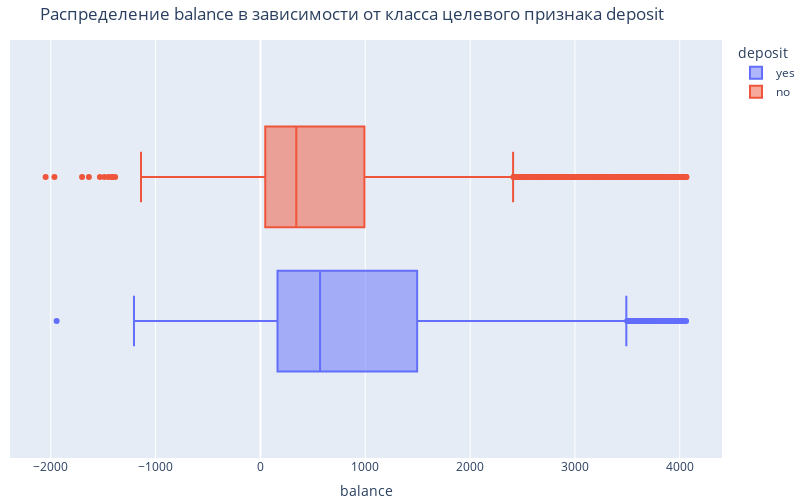

This figure's notebook cell:
### Code cell
fig = px.box(
  data_frame=df,
  x='balance',
  color='deposit',
  height=500,
  width=800,
  title='Распределение balance в зависимости от класса целевого признака deposit')

fig.update_layout(margin=dict(l=10, r=10, t=40, b=0))
fig.show()

### Figure 1 — Plotly figure (JSON) as saved in the notebook; plotly's stock layout.template omitted (floating-point values rounded to 4 significant figures; data arrays with more than 128 entries replaced by an {"elided": "..."} marker saying what was removed)
{"data": [{"alignmentgroup": "True", "hovertemplate": "deposit=yes<br>balance=%{x}<extra></extra>", "legendgroup": "yes", "marker": {"color": "#636efa"}, "name": "yes", "notched": false, "offsetgroup": "yes", "orientation": "h", "showlegend": true, "type": "box", "x": {"elided": "4681 int values"}, "x0": " ", "xaxis": "x", "y0": " ", "yaxis": "y"}, {"alignmentgroup": "True", "hovertemplate": "deposit=no<br>balance=%{x}<extra></extra>", "legendgroup": "no", "marker": {"color": "#EF553B"}, "name": "no", "notched": false, "offsetgroup": "no", "orientation": "h", "showlegend": true, "type": "box", "x": {"elided": "5424 int values"}, "x0": " ", "xaxis": "x", "y0": " ", "yaxis": "y"}], "layout": {"boxmode": "group", "height": 500, "legend": {"title": {"text": "deposit"}, "tracegroupgap": 0}, "margin": {"b": 0, "l": 10, "r": 10, "t": 40}, "title": {"text": "Распределение balance в зависимости от класса целевого признака deposit"}, "width": 800, "xaxis": {"anchor": "y", "domain": [0, 1], "title": {"text": "balance"}}, "yaxis": {"anchor": "x", "domain": [0, 1]}}}
